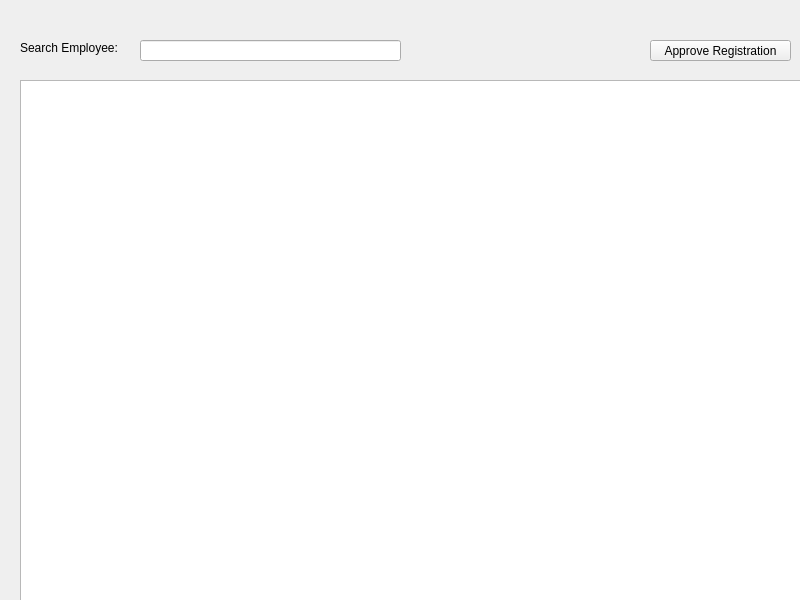
<?xml version="1.0" encoding="UTF-8"?>
<ui version="4.0">
 <class>employeesWidget</class>
 <widget class="QWidget" name="employeesWidget">
  <property name="geometry">
   <rect>
    <x>0</x>
    <y>0</y>
    <width>800</width>
    <height>600</height>
   </rect>
  </property>
  <property name="windowTitle">
   <string>Form</string>
  </property>
  <widget class="QTableWidget" name="employeeTable">
   <property name="geometry">
    <rect>
     <x>20</x>
     <y>80</y>
     <width>1000</width>
     <height>550</height>
    </rect>
   </property>
  </widget>
  <widget class="QLabel" name="label">
   <property name="geometry">
    <rect>
     <x>20</x>
     <y>40</y>
     <width>111</width>
     <height>16</height>
    </rect>
   </property>
   <property name="text">
    <string>Search Employee:</string>
   </property>
  </widget>
  <widget class="QLineEdit" name="lineEdit">
   <property name="geometry">
    <rect>
     <x>140</x>
     <y>40</y>
     <width>261</width>
     <height>21</height>
    </rect>
   </property>
  </widget>
  <widget class="QPushButton" name="approveRegButton">
   <property name="geometry">
    <rect>
     <x>650</x>
     <y>40</y>
     <width>141</width>
     <height>21</height>
    </rect>
   </property>
   <property name="text">
    <string>Approve Registration</string>
   </property>
  </widget>
 </widget>
 <resources/>
 <connections/>
</ui>
